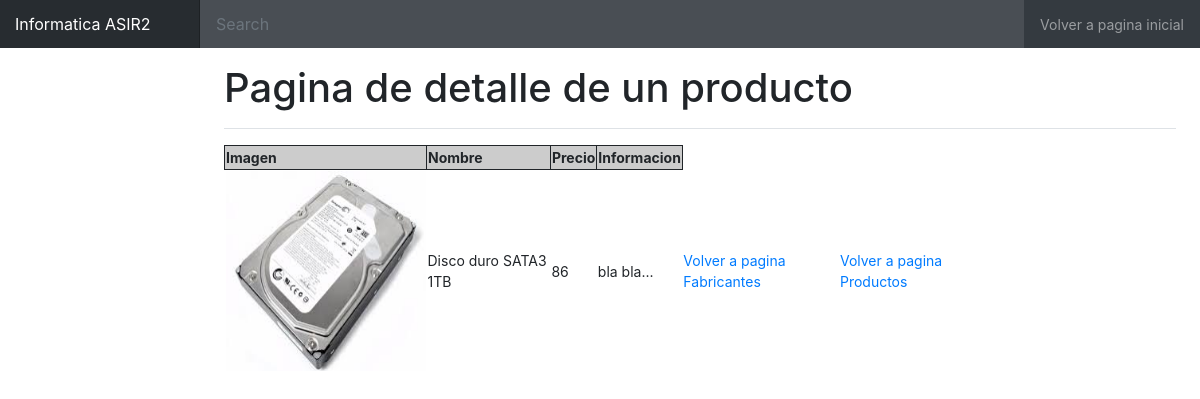
/src/detalles.php?codigo=1, run on an earlier commit of the app's database.
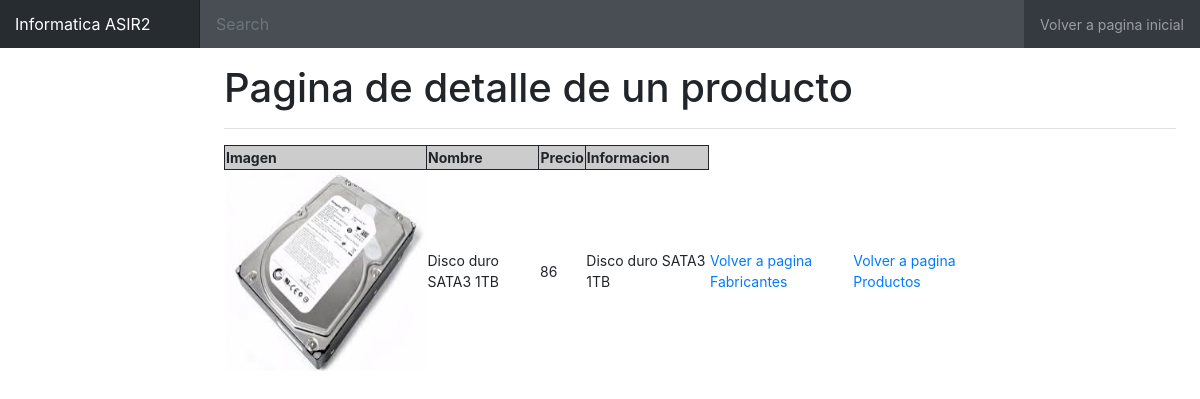
And on a later commit of the database.
### tables this page shows
CREATE TABLE producto (
  codigo INT UNSIGNED AUTO_INCREMENT PRIMARY KEY,
  nombre VARCHAR(100) NOT NULL,
  precio DOUBLE NOT NULL,
  codigo_fabricante INT UNSIGNED NOT NULL,
  imagen VARCHAR(256) NOT NULL,
  descripcion VARCHAR(512) NOT NULL,
  FOREIGN KEY (codigo_fabricante) REFERENCES fabricante(codigo)
);

### src/detalles.php (the view, shortened to what this page needs)
<?php
$codigo = $_GET['codigo'];
?>
<!doctype html>
<html lang="en">
  <head>
    <link href="css/bootstrap.min.css" rel="stylesheet">
    <link href="css/dashboard.css" rel="stylesheet">
  </head>
  <body>
    <nav class="navbar navbar-dark sticky-top bg-dark flex-md-nowrap p-0">
      <a class="navbar-brand col-sm-3 col-md-2 mr-0" href="#">Informatica ASIR2</a>
      <input class="form-control form-control-dark w-100" type="text" placeholder="Search" aria-label="Search">
      <ul class="navbar-nav px-3">
        <li class="nav-item text-nowrap">
          <a class="nav-link" href="index.php">Volver a pagina inicial</a>
        </li>
      </ul>
    </nav>
        <main role="main" class="col-md-9 ml-sm-auto col-lg-10 pt-3 px-4">
          <div class="d-flex justify-content-between flex-wrap flex-md-nowrap align-items-center pb-2 mb-3 border-bottom">
            <h1 class="h1">Pagina de detalle de un producto</h1>
          </div>
          <div>
	<table width='80%' border=0>
	 <thead>
  <tr bgcolor='#CCCCCC'>
		<th style="border:1px solid;">Imagen</th>
		<th style="border:1px solid;">Nombre</th>
		<th style="border:1px solid;">Precio</th>
		<th style="border:1px solid;">Informacion</th>
		</tr>
				</thead>
<?php
   include_once("config.php");
$result = mysqli_query($mysqli, "SELECT * FROM  producto WHERE codigo='$codigo'");
  $res = mysqli_fetch_array($result);
  echo "<tr>";
		echo "<td><img src=\"".$res['imagen']."\" width=\"200\" height=\"200\" /</td>";
    echo "<td>".$res['nombre']."</td>";
    echo "<td>".$res['precio']."</td>";
    echo "<td>".$res['descripcion']."</td>";
  echo "<td><a href=\"fabricantes.php\">Volver a pagina Fabricantes</a></td>";
  echo "<td><a href=\"productos.php\">Volver a pagina Productos</a></td>";
 ?>
</table>
        </div>
    </main>
  </body>
</html>

What changed in the data, as far as the page shows it:
changed producto "Disco duro SATA3 1TB": descripcion "bla bla..." → "Disco duro SATA3 1TB"
